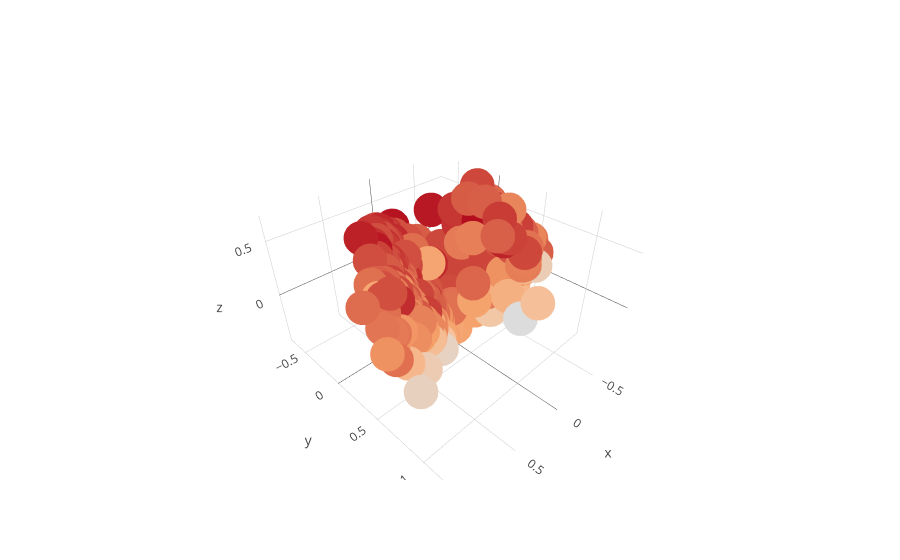

Here is the notebook cell this chart was saved with:
### Code cell
specific = ["energy", "liveness", "tempo", "valence", "loudness", "speechiness", "acousticness", "danceability", "instrumentalness"]
text1 = df["Artist"] + " - " + df["song_title"]
text2 = text1.values


X = df[specific].values
y = df["danceability"].values

min_max_scaler = MinMaxScaler()
X = min_max_scaler.fit_transform(X)

pca = PCA(n_components=3)
pca.fit(X)

X = pca.transform(X)

import plotly.offline as py
py.init_notebook_mode(connected=True)
import plotly.graph_objs as go
import plotly.tools as tls

trace = go.Scatter3d(
    x=X[:,0],
    y=X[:,1],
    z=X[:,2],
    text=text2,
    mode="markers",
    marker=dict(
        size=12,
        color=y
    )
)

fig = go.Figure(data=[trace])
py.iplot(fig, filename="test-graph")

# more red the dots, the more energenic and higher danceability it is 
# white dots are more lyrical it is, such as "may it be"

### Figure 1 — Plotly figure (JSON) as saved in the notebook; plotly's stock layout.template omitted (floating-point values rounded to 4 significant figures; data arrays with more than 128 entries replaced by an {"elided": "..."} marker saying what was removed)
{"data": [{"marker": {"color": {"elided": "891 float values"}, "size": 12}, "mode": "markers", "text": {"elided": "891 str values"}, "type": "scatter3d", "uid": "10204b7a-949c-49d9-8c72-a2be2193f7e0", "x": {"elided": "891 float values"}, "y": {"elided": "891 float values"}, "z": {"elided": "891 float values"}}], "layout": {}}
